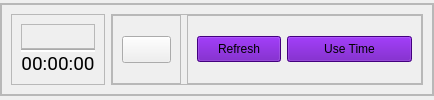
         <widget class="QWidget" name="Dashboard">
          <layout class="QVBoxLayout" name="verticalLayout_19">
           <property name="spacing">
            <number>0</number>
           </property>
           <property name="leftMargin">
            <number>0</number>
           </property>
           <property name="topMargin">
            <number>0</number>
           </property>
           <property name="rightMargin">
            <number>0</number>
           </property>
           <property name="bottomMargin">
            <number>0</number>
           </property>
           <item>
            <widget class="QFrame" name="Frame">
             <property name="sizePolicy">
              <sizepolicy hsizetype="Minimum" vsizetype="Fixed">
               <horstretch>0</horstretch>
               <verstretch>0</verstretch>
              </sizepolicy>
             </property>
             <property name="font">
              <font>
               <family>Roboto</family>
               <kerning>true</kerning>
              </font>
             </property>
             <property name="frameShape">
              <enum>QFrame::StyledPanel</enum>
             </property>
             <property name="frameShadow">
              <enum>QFrame::Raised</enum>
             </property>
             <layout class="QVBoxLayout" name="verticalLayout_22">
              <property name="leftMargin">
               <number>0</number>
              </property>
              <property name="topMargin">
               <number>0</number>
              </property>
              <property name="rightMargin">
               <number>0</number>
              </property>
              <property name="bottomMargin">
               <number>0</number>
              </property>
              <item>
               <widget class="QFrame" name="frame_2">
                <property name="frameShape">
                 <enum>QFrame::StyledPanel</enum>
                </property>
                <property name="frameShadow">
                 <enum>QFrame::Raised</enum>
                </property>
                <layout class="QHBoxLayout" name="horizontalLayout_18">
                 <item alignment="Qt::AlignRight">
                  <widget class="QFrame" name="UseTimeFrame">
                   <property name="frameShape">
                    <enum>QFrame::StyledPanel</enum>
                   </property>
                   <property name="frameShadow">
                    <enum>QFrame::Raised</enum>
                   </property>
                   <layout class="QVBoxLayout" name="verticalLayout_23">
                    <property name="spacing">
                     <number>0</number>
                    </property>
                    <item>
                     <widget class="QFrame" name="frame_8">
                      <property name="frameShape">
                       <enum>QFrame::StyledPanel</enum>
                      </property>
                      <property name="frameShadow">
                       <enum>QFrame::Raised</enum>
                      </property>
                      <layout class="QHBoxLayout" name="horizontalLayout_15">
                       <property name="spacing">
                        <number>0</number>
                       </property>
                       <property name="leftMargin">
                        <number>0</number>
                       </property>
                       <property name="topMargin">
                        <number>0</number>
                       </property>
                       <property name="rightMargin">
                        <number>0</number>
                       </property>
                       <property name="bottomMargin">
                        <number>0</number>
                       </property>
                       <item>
                        <widget class="QLabel" name="label_3">
                         <property name="font">
                          <font>
                           <family>Roboto</family>
                           <pointsize>12</pointsize>
                           <kerning>true</kerning>
                          </font>
                         </property>
                         <property name="text">
                          <string/>
                         </property>
                         <property name="pixmap">
                          <pixmap resource="resource.qrc">:/icon/tut-title-resize.png</pixmap>
                         </property>
                         <property name="scaledContents">
                          <bool>false</bool>
                         </property>
                         <property name="alignment">
                          <set>Qt::AlignCenter</set>
                         </property>
                        </widget>
                       </item>
                       <item>
                        <widget class="QPushButton" name="popout_btn">
                         <property name="text">
                          <string/>
                         </property>
                         <property name="icon">
                          <iconset resource="resource.qrc">
                           <normaloff>:/icon/icons8-popup-window-48.png</normaloff>:/icon/icons8-popup-window-48.png</iconset>
                         </property>
                         <property name="iconSize">
                          <size>
                           <width>20</width>
                           <height>20</height>
                          </size>
                         </property>
                         <property name="flat">
                          <bool>true</bool>
                         </property>
                        </widget>
                       </item>
                      </layout>
                     </widget>
                    </item>
                    <item>
                     <widget class="Line" name="line_5">
                      <property name="styleSheet">
                       <string notr="true">background: white;</string>
                      </property>
                      <property name="orientation">
                       <enum>Qt::Horizontal</enum>
                      </property>
                     </widget>
                    </item>
                    <item>
                     <widget class="QLabel" name="use_time_lbl">
                      <property name="font">
                       <font>
                        <family>Roboto</family>
                        <pointsize>14</pointsize>
                        <kerning>true</kerning>
                       </font>
                      </property>
                      <property name="text">
                       <string>00:00:00</string>
                      </property>
                      <property name="alignment">
                       <set>Qt::AlignCenter</set>
                      </property>
                     </widget>
                    </item>
                   </layout>
                  </widget>
                 </item>
                 <item alignment="Qt::AlignLeft">
                  <widget class="QFrame" name="MonitorFrame">
                   <property name="frameShape">
                    <enum>QFrame::StyledPanel</enum>
                   </property>
                   <property name="frameShadow">
                    <enum>QFrame::Raised</enum>
                   </property>
                   <layout class="QHBoxLayout" name="horizontalLayout_16">
                    <property name="leftMargin">
                     <number>0</number>
                    </property>
                    <property name="topMargin">
                     <number>0</number>
                    </property>
                    <property name="rightMargin">
                     <number>0</number>
                    </property>
                    <property name="bottomMargin">
                     <number>0</number>
                    </property>
                    <item>
                     <widget class="QFrame" name="frame_11">
                      <property name="font">
                       <font>
                        <family>Roboto</family>
                       </font>
                      </property>
                      <property name="frameShape">
                       <enum>QFrame::StyledPanel</enum>
                      </property>
                      <property name="frameShadow">
                       <enum>QFrame::Raised</enum>
                      </property>
                      <layout class="QVBoxLayout" name="verticalLayout_12">
                       <property name="spacing">
                        <number>0</number>
                       </property>
                       <property name="topMargin">
                        <number>0</number>
                       </property>
                       <property name="bottomMargin">
                        <number>0</number>
                       </property>
                       <item>
                        <widget class="QPushButton" name="monitor_btn">
                         <property name="font">
                          <font>
                           <family>Roboto</family>
                           <pointsize>12</pointsize>
                           <kerning>true</kerning>
                          </font>
                         </property>
                         <property name="text">
                          <string/>
                         </property>
                         <property name="icon">
                          <iconset resource="resource.qrc">
                           <normaloff>:/icon/icons8-startup.png</normaloff>:/icon/icons8-startup.png</iconset>
                         </property>
                         <property name="iconSize">
                          <size>
                           <width>55</width>
                           <height>55</height>
                          </size>
                         </property>
                        </widget>
                       </item>
                      </layout>
                     </widget>
                    </item>
                    <item>
                     <widget class="QFrame" name="frame_3">
                      <property name="font">
                       <font>
                        <family>Roboto</family>
                        <pointsize>20</pointsize>
                       </font>
                      </property>
                      <property name="styleSheet">
                       <string notr="true">QPushButton {
background-color: #5e00b0;
padding: 5px 20px 5px 20px;
}

QPushButton:hover {
background: #a200ff;
}</string>
                      </property>
                      <property name="frameShape">
                       <enum>QFrame::StyledPanel</enum>
                      </property>
                      <property name="frameShadow">
                       <enum>QFrame::Raised</enum>
                      </property>
                      <layout class="QHBoxLayout" name="horizontalLayout_9">
                       <item>
                        <widget class="QPushButton" name="refresh_chart_btn">
                         <property name="styleSheet">
                          <string notr="true"/>
                         </property>
                         <property name="text">
                          <string>Refresh</string>
                         </property>
                        </widget>
                       </item>
                       <item alignment="Qt::AlignHCenter">
                        <widget class="QPushButton" name="use_time_btn">
                         <property name="sizePolicy">
                          <sizepolicy hsizetype="Minimum" vsizetype="Fixed">
                           <horstretch>0</horstretch>
                           <verstretch>0</verstretch>
                          </sizepolicy>
                         </property>
                         <property name="minimumSize">
                          <size>
                           <width>125</width>
                           <height>0</height>
                          </size>
                         </property>
                         <property name="styleSheet">
                          <string notr="true"/>
                         </property>
                         <property name="text">
                          <string>Use Time</string>
                         </property>
                        </widget>
                       </item>
                      </layout>
                     </widget>
                    </item>
                   </layout>
                  </widget>
                 </item>
                </layout>
               </widget>
              </item>
              <item>
               <layout class="QGridLayout" name="chart_cont"/>
              </item>
             </layout>
            </widget>
           </item>
          </layout>
         </widget>
